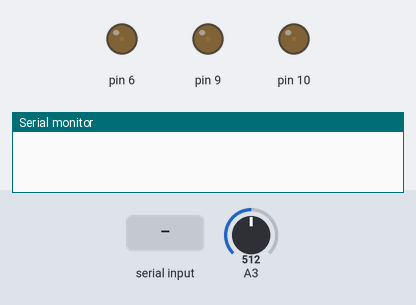
The sketch below on a simulated Arduino Uno, built with avr-gcc and run on an emulated ATmega328P. On the bench: output pins drawn as LEDs (lit = HIGH), the last lines printed to the serial monitor. The inputs (shaded band) are chosen by the test bench; at power-on: A3 = 512.

Above: at 1.2 s.
1.3 s: "1" received over Serial
At 1.8 s:
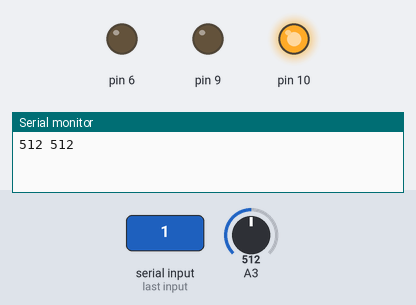
Timing chart, 0 to 4.3 s (numbered marks = the images above; inputs shaded):
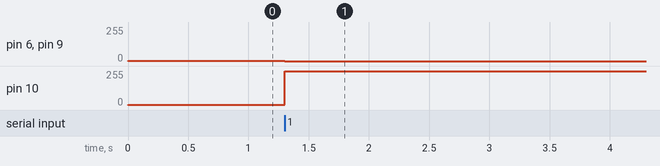

Measured:
- after the input at 1.3 s, pin 6, pin 9: 1/255 → 0/255 at once; pin 10: 1/255 → 255/255 at once

The sketch:

realtimeRSSI.ino
```cpp
#include <Ball2.h>
#include <MsTimer2.h>
#include <EEPROM.h>

Ball2 ball;
int R[256] = {
  255,255,255,255,255,255,255,255,255,255,255,255,255,255,255,255,255,255,255,255,255,255,255,255,255,255,255,255,255,255,255,255,255,255,255,255,255,255,255,255,255,255,255,251,245,240,234,228,222,215,209,203,197,192,186,179,173,167,161,155,149,144,138,132,126,120,113,107,101,96,89,83,77,71,65,59,53,48,42,36,30,24,17,11,5,0,0,0,0,0,0,0,0,0,0,0,0,0,0,0,0,0,0,0,0,0,0,0,0,0,0,0,0,0,0,0,0,0,0,0,0,0,0,0,0,0,0,0,0,0,0,0,0,0,0,0,0,0,0,0,0,0,0,0,0,0,0,0,0,0,0,0,0,0,0,0,0,0,0,0,0,0,0,0,0,0,0,0,0,0,0,5,11,17,23,29,35,41,47,53,60,66,72,78,84,90,96,101,107,113,119,125,131,137,143,149,156,162,168,174,180,186,192,197,203,209,215,221,227,233,239,245,252,255,255,255,255,255,255,255,255,255,255,255,255,255,255,255,255,255,255,255,255,255,255,255,255,255,255,255,255,255,255,255,255,255,255,255,255,255,255,255,255,255,255,255};
int G[256] = {
  0,6,12,18,24,30,36,42,48,54,60,65,72,78,84,89,96,102,108,113,120,126,131,138,144,150,156,162,168,174,179,186,192,198,204,210,216,222,227,234,240,246,252,255,255,255,255,255,255,255,255,255,255,255,255,255,255,255,255,255,255,255,255,255,255,255,255,255,255,255,255,255,255,255,255,255,255,255,255,255,255,255,255,255,255,255,255,255,255,255,255,255,255,255,255,255,255,255,255,255,255,255,255,255,255,255,255,255,255,255,255,255,255,255,255,255,255,255,255,255,255,255,255,255,255,255,255,255,251,245,240,234,227,221,215,209,203,197,192,186,179,173,167,161,155,149,144,138,131,125,119,113,107,101,96,90,83,77,71,65,59,53,48,42,35,29,23,17,11,5,0,0,0,0,0,0,0,0,0,0,0,0,0,0,0,0,0,0,0,0,0,0,0,0,0,0,0,0,0,0,0,0,0,0,0,0,0,0,0,0,0,0,0,0,0,0,0,0,0,0,0,0,0,0,0,0,0,0,0,0,0,0,0,0,0,0,0,0,0,0,0,0,0,0,0,0,0,0,0,0,0,0,0,0,0,0};
int B[256] = {
  0,0,0,0,0,0,0,0,0,0,0,0,0,0,0,0,0,0,0,0,0,0,0,0,0,0,0,0,0,0,0,0,0,0,0,0,0,0,0,0,0,0,0,0,0,0,0,0,0,0,0,0,0,0,0,0,0,0,0,0,0,0,0,0,0,0,0,0,0,0,0,0,0,0,0,0,0,0,0,0,0,0,0,0,0,0,6,12,18,24,30,36,42,48,54,60,66,72,78,84,90,96,102,108,114,120,126,132,138,144,150,156,162,168,174,180,186,192,198,204,210,216,222,228,234,240,246,252,255,255,255,255,255,255,255,255,255,255,255,255,255,255,255,255,255,255,255,255,255,255,255,255,255,255,255,255,255,255,255,255,255,255,255,255,255,255,255,255,255,255,255,255,255,255,255,255,255,255,255,255,255,255,255,255,255,255,255,255,255,255,255,255,255,255,255,255,255,255,255,255,255,255,255,255,255,255,255,255,255,255,255,255,255,251,245,240,234,228,222,216,209,203,197,191,185,179,173,167,161,155,149,144,138,132,126,120,113,107,101,95,89,83,77,71,65,59,53,48,42,36,30,24,17,11,5,0};

void setup() {
  Serial.begin(19200);
  ball.setColor(1,1,1);
}

void serialEvent() {
  ball.setColor(255,0,0);
  Serial.print(ball.getRSSI());
  Serial.print(" ");
  Serial.read();
  Serial.println(ball.getRSSI());
}

void loop(){
}
```
